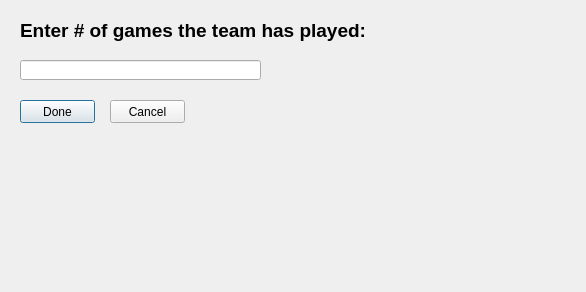
<?xml version="1.0" encoding="UTF-8"?>
<ui version="4.0">
 <class>Dialog11</class>
 <widget class="QDialog" name="Dialog11">
  <property name="geometry">
   <rect>
    <x>0</x>
    <y>0</y>
    <width>586</width>
    <height>292</height>
   </rect>
  </property>
  <property name="windowTitle">
   <string>Dialog</string>
  </property>
  <widget class="QLabel" name="labelpic">
   <property name="geometry">
    <rect>
     <x>0</x>
     <y>0</y>
     <width>591</width>
     <height>291</height>
    </rect>
   </property>
   <property name="text">
    <string/>
   </property>
  </widget>
  <widget class="QLabel" name="labelpic2">
   <property name="geometry">
    <rect>
     <x>230</x>
     <y>20</y>
     <width>361</width>
     <height>331</height>
    </rect>
   </property>
   <property name="text">
    <string/>
   </property>
  </widget>
  <widget class="QLineEdit" name="lineEdit">
   <property name="geometry">
    <rect>
     <x>20</x>
     <y>60</y>
     <width>241</width>
     <height>20</height>
    </rect>
   </property>
  </widget>
  <widget class="QLabel" name="label_2">
   <property name="geometry">
    <rect>
     <x>20</x>
     <y>10</y>
     <width>401</width>
     <height>41</height>
    </rect>
   </property>
   <property name="text">
    <string>&lt;html&gt;&lt;head/&gt;&lt;body&gt;&lt;p&gt;&lt;span style=&quot; font-size:14pt; font-weight:600;&quot;&gt;Enter # of games the team has played: &lt;/span&gt;&lt;/p&gt;&lt;/body&gt;&lt;/html&gt;</string>
   </property>
  </widget>
  <widget class="QPushButton" name="pushButton">
   <property name="geometry">
    <rect>
     <x>20</x>
     <y>100</y>
     <width>75</width>
     <height>23</height>
    </rect>
   </property>
   <property name="text">
    <string>Done</string>
   </property>
  </widget>
  <widget class="QPushButton" name="pushButton_2">
   <property name="geometry">
    <rect>
     <x>110</x>
     <y>100</y>
     <width>75</width>
     <height>23</height>
    </rect>
   </property>
   <property name="text">
    <string>Cancel</string>
   </property>
  </widget>
 </widget>
 <resources/>
 <connections/>
</ui>
